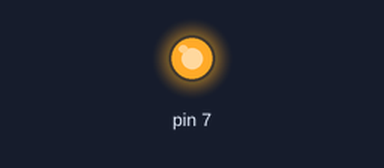
Bench run of a sketch on a simulated Arduino Uno, built with avr-gcc and run on an emulated ATmega328P. Parts: output pins drawn as LEDs (lit = HIGH).

Above: at 0.5 s.
At 7.3 s:
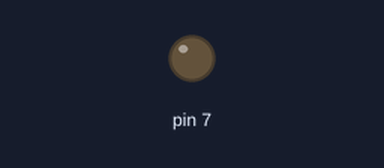
Timing chart, 0 to 9.1 s (numbered marks = the images above):
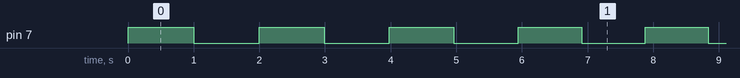

The sketch:

Blink.ino
```cpp
int contador = 1000;

void setup() {

  pinMode(7, OUTPUT);
}

void loop() {

  digitalWrite(7, HIGH);
  delay(contador);
  digitalWrite(7, LOW);
  delay(contador);

  contador -= 10;


}
```

Measured:
- by itself, pin 7: repeats every 4.0 s: LOW 1.0 s, HIGH 0.99 s, LOW 0.99 s, HIGH 0.98 s, until it stays HIGH from 101.0 s
